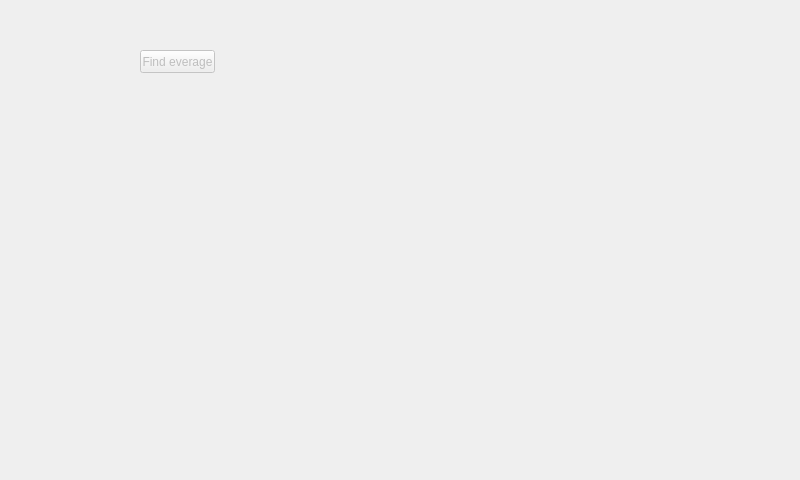
<?xml version="1.0" encoding="UTF-8"?>
<ui version="4.0">
 <class>MainWindow</class>
 <widget class="QMainWindow" name="MainWindow">
  <property name="geometry">
   <rect>
    <x>0</x>
    <y>0</y>
    <width>800</width>
    <height>480</height>
   </rect>
  </property>
  <property name="windowTitle">
   <string>MainWindow</string>
  </property>
  <widget class="QWidget" name="centralWidget">
   <widget class="QPushButton" name="everagePushButton">
    <property name="enabled">
     <bool>false</bool>
    </property>
    <property name="geometry">
     <rect>
      <x>140</x>
      <y>50</y>
      <width>75</width>
      <height>23</height>
     </rect>
    </property>
    <property name="text">
     <string>Find everage</string>
    </property>
   </widget>
  </widget>
 </widget>
 <layoutdefault spacing="6" margin="11"/>
 <resources/>
 <connections/>
</ui>
